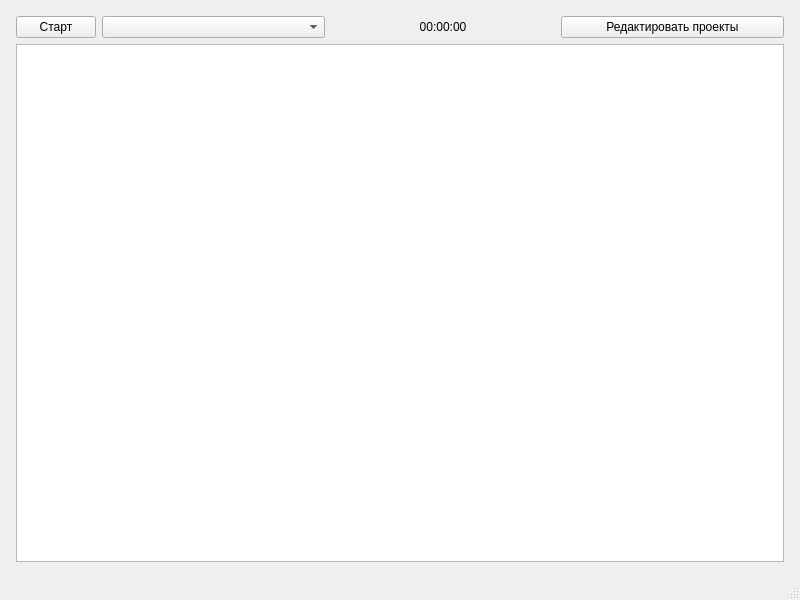
<?xml version="1.0" encoding="UTF-8"?>
<ui version="4.0">
 <class>MainWindow</class>
 <widget class="QMainWindow" name="MainWindow">
  <property name="geometry">
   <rect>
    <x>0</x>
    <y>0</y>
    <width>800</width>
    <height>600</height>
   </rect>
  </property>
  <property name="minimumSize">
   <size>
    <width>800</width>
    <height>600</height>
   </size>
  </property>
  <property name="windowTitle">
   <string>TimeTracker - Главное окно</string>
  </property>
  <widget class="QWidget" name="centralwidget">
   <layout class="QVBoxLayout" name="verticalLayout_2">
    <item>
     <layout class="QVBoxLayout" name="verticalLayout">
      <property name="leftMargin">
       <number>7</number>
      </property>
      <property name="topMargin">
       <number>7</number>
      </property>
      <property name="rightMargin">
       <number>7</number>
      </property>
      <property name="bottomMargin">
       <number>7</number>
      </property>
      <item>
       <layout class="QHBoxLayout" name="horizontalLayout">
        <item>
         <widget class="QPushButton" name="action_button">
          <property name="sizePolicy">
           <sizepolicy hsizetype="Maximum" vsizetype="Fixed">
            <horstretch>0</horstretch>
            <verstretch>0</verstretch>
           </sizepolicy>
          </property>
          <property name="text">
           <string>Старт</string>
          </property>
         </widget>
        </item>
        <item>
         <widget class="QComboBox" name="task_combobox"/>
        </item>
        <item>
         <widget class="QLabel" name="time_label">
          <property name="text">
           <string>00:00:00</string>
          </property>
          <property name="alignment">
           <set>Qt::AlignCenter</set>
          </property>
         </widget>
        </item>
        <item>
         <widget class="QPushButton" name="project_editor_button">
          <property name="text">
           <string>Редактировать проекты</string>
          </property>
         </widget>
        </item>
       </layout>
      </item>
      <item>
       <widget class="QListWidget" name="records_list"/>
      </item>
     </layout>
    </item>
   </layout>
  </widget>
  <widget class="QMenuBar" name="menubar">
   <property name="geometry">
    <rect>
     <x>0</x>
     <y>0</y>
     <width>800</width>
     <height>26</height>
    </rect>
   </property>
  </widget>
  <widget class="QStatusBar" name="statusbar"/>
 </widget>
 <resources/>
 <connections/>
</ui>
